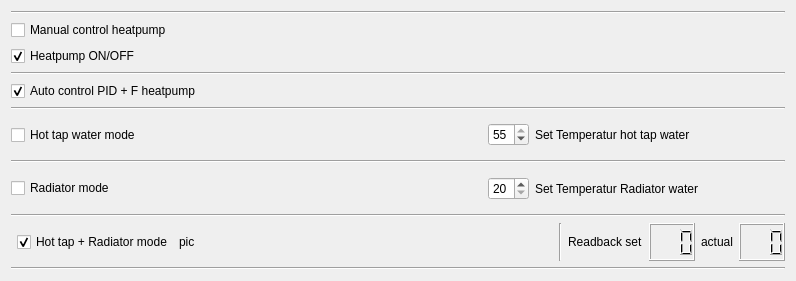
   <widget class="QWidget" name="layoutWidget">
    <property name="geometry">
     <rect>
      <x>10</x>
      <y>375</y>
      <width>796</width>
      <height>281</height>
     </rect>
    </property>
    <layout class="QVBoxLayout" name="verticalLayout_2">
     <item>
      <widget class="Line" name="line">
       <property name="orientation">
        <enum>Qt::Horizontal</enum>
       </property>
      </widget>
     </item>
     <item>
      <widget class="QCheckBox" name="checkBox_manual">
       <property name="text">
        <string>Manual control heatpump</string>
       </property>
      </widget>
     </item>
     <item>
      <widget class="QCheckBox" name="checkBox_on_off">
       <property name="text">
        <string>Heatpump ON/OFF</string>
       </property>
       <property name="checked">
        <bool>true</bool>
       </property>
      </widget>
     </item>
     <item>
      <widget class="Line" name="line_2">
       <property name="orientation">
        <enum>Qt::Horizontal</enum>
       </property>
      </widget>
     </item>
     <item>
      <layout class="QHBoxLayout" name="horizontalLayout_16">
       <item>
        <layout class="QHBoxLayout" name="horizontalLayout_11">
         <item>
          <widget class="QCheckBox" name="checkBox_auto">
           <property name="minimumSize">
            <size>
             <width>200</width>
             <height>0</height>
            </size>
           </property>
           <property name="text">
            <string>Auto control PID + F heatpump</string>
           </property>
           <property name="checked">
            <bool>true</bool>
           </property>
          </widget>
         </item>
         <item>
          <spacer name="horizontalSpacer_12">
           <property name="orientation">
            <enum>Qt::Horizontal</enum>
           </property>
           <property name="sizeHint" stdset="0">
            <size>
             <width>40</width>
             <height>20</height>
            </size>
           </property>
          </spacer>
         </item>
        </layout>
       </item>
      </layout>
     </item>
     <item>
      <widget class="Line" name="line_3">
       <property name="orientation">
        <enum>Qt::Horizontal</enum>
       </property>
      </widget>
     </item>
     <item>
      <layout class="QHBoxLayout" name="horizontalLayout_14">
       <item>
        <layout class="QHBoxLayout" name="horizontalLayout_12">
         <item>
          <widget class="QCheckBox" name="checkBox_hotwater_mode">
           <property name="minimumSize">
            <size>
             <width>200</width>
             <height>0</height>
            </size>
           </property>
           <property name="text">
            <string>Hot tap water mode</string>
           </property>
          </widget>
         </item>
         <item>
          <spacer name="horizontalSpacer_11">
           <property name="orientation">
            <enum>Qt::Horizontal</enum>
           </property>
           <property name="sizeHint" stdset="0">
            <size>
             <width>40</width>
             <height>20</height>
            </size>
           </property>
          </spacer>
         </item>
         <item>
          <widget class="QSpinBox" name="spinBox_manual_hotwater">
           <property name="minimum">
            <number>20</number>
           </property>
           <property name="maximum">
            <number>55</number>
           </property>
           <property name="value">
            <number>55</number>
           </property>
          </widget>
         </item>
         <item>
          <widget class="QLabel" name="label_21">
           <property name="minimumSize">
            <size>
             <width>250</width>
             <height>0</height>
            </size>
           </property>
           <property name="text">
            <string>Set Temperatur hot tap water  </string>
           </property>
          </widget>
         </item>
        </layout>
       </item>
      </layout>
     </item>
     <item>
      <widget class="Line" name="line_4">
       <property name="orientation">
        <enum>Qt::Horizontal</enum>
       </property>
      </widget>
     </item>
     <item>
      <layout class="QHBoxLayout" name="horizontalLayout_15">
       <item>
        <layout class="QHBoxLayout" name="horizontalLayout_13">
         <item>
          <widget class="QCheckBox" name="checkBox_heater_mode">
           <property name="minimumSize">
            <size>
             <width>200</width>
             <height>0</height>
            </size>
           </property>
           <property name="text">
            <string>Radiator mode</string>
           </property>
          </widget>
         </item>
         <item>
          <spacer name="horizontalSpacer_13">
           <property name="orientation">
            <enum>Qt::Horizontal</enum>
           </property>
           <property name="sizeHint" stdset="0">
            <size>
             <width>40</width>
             <height>20</height>
            </size>
           </property>
          </spacer>
         </item>
         <item>
          <widget class="QSpinBox" name="spinBox_man_temp_hp">
           <property name="minimum">
            <number>20</number>
           </property>
           <property name="maximum">
            <number>55</number>
           </property>
          </widget>
         </item>
         <item>
          <widget class="QLabel" name="label_23">
           <property name="minimumSize">
            <size>
             <width>250</width>
             <height>0</height>
            </size>
           </property>
           <property name="text">
            <string>Set Temperatur Radiator water  </string>
           </property>
          </widget>
         </item>
        </layout>
       </item>
      </layout>
     </item>
     <item>
      <widget class="Line" name="line_7">
       <property name="orientation">
        <enum>Qt::Horizontal</enum>
       </property>
      </widget>
     </item>
     <item>
      <layout class="QHBoxLayout" name="horizontalLayout_17">
       <item>
        <widget class="Line" name="line_5">
         <property name="orientation">
          <enum>Qt::Horizontal</enum>
         </property>
        </widget>
       </item>
       <item>
        <widget class="QCheckBox" name="checkBox_hotwater_and_heater_mode">
         <property name="text">
          <string>Hot tap + Radiator mode</string>
         </property>
         <property name="checked">
          <bool>true</bool>
         </property>
        </widget>
       </item>
       <item>
        <widget class="QLabel" name="label_pic">
         <property name="text">
          <string>pic</string>
         </property>
        </widget>
       </item>
       <item>
        <spacer name="horizontalSpacer_15">
         <property name="orientation">
          <enum>Qt::Horizontal</enum>
         </property>
         <property name="sizeHint" stdset="0">
          <size>
           <width>40</width>
           <height>20</height>
          </size>
         </property>
        </spacer>
       </item>
       <item>
        <widget class="Line" name="line_8">
         <property name="orientation">
          <enum>Qt::Vertical</enum>
         </property>
        </widget>
       </item>
       <item>
        <widget class="QLabel" name="label_29">
         <property name="text">
          <string>Readback set</string>
         </property>
        </widget>
       </item>
       <item>
        <widget class="QLCDNumber" name="lcdnumber_both_cmd_2">
         <property name="digitCount">
          <number>3</number>
         </property>
        </widget>
       </item>
       <item>
        <widget class="QLabel" name="label_28">
         <property name="text">
          <string>actual</string>
         </property>
        </widget>
       </item>
       <item>
        <widget class="QLCDNumber" name="lcdnumber_both_actual_2">
         <property name="digitCount">
          <number>3</number>
         </property>
        </widget>
       </item>
      </layout>
     </item>
     <item>
      <widget class="Line" name="line_6">
       <property name="orientation">
        <enum>Qt::Horizontal</enum>
       </property>
      </widget>
     </item>
    </layout>
   </widget>
